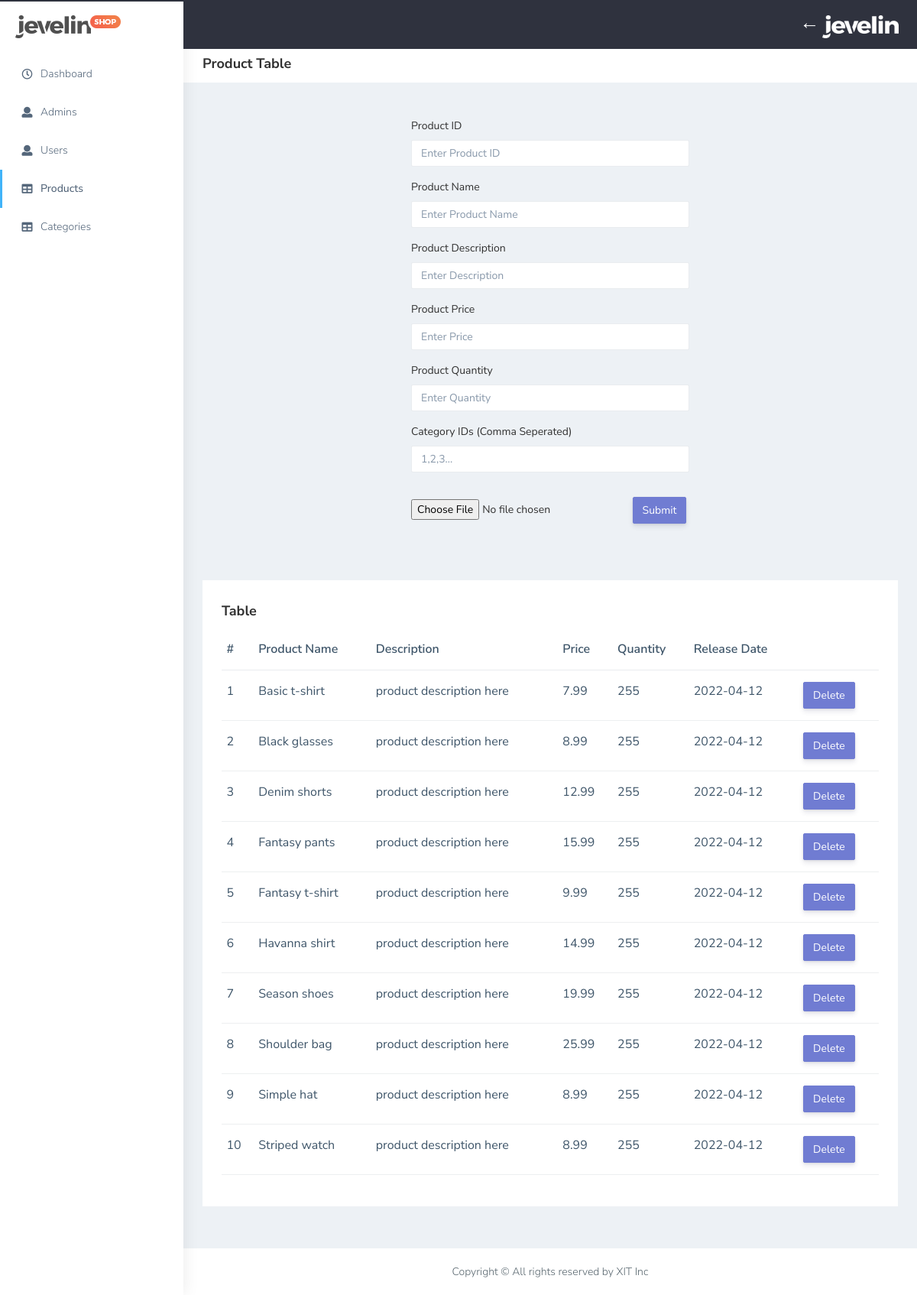
Screenshot of /admin_panel/product.php (signed in) with the database file from the repository.
### tables this page shows
CREATE TABLE products(
    product_id INT PRIMARY KEY AUTO_INCREMENT,
    product_name VARCHAR(255) NOT NULL,
    product_desc VARCHAR(255) NOT NULL,
    product_price FLOAT(2) NOT NULL,
    product_quantity INT NOT NULL,
    release_date DATE NOT NULL,
    product_img VARCHAR(255) NOT NULL
);

### admin_panel/product.php (the view, shortened to what this page needs)
<?php
require('connection.php');
$product_data=$conn->prepare("SELECT * FROM products");
$product_data->execute([]);
$product_result = $product_data->fetchAll(PDO::FETCH_ASSOC);
?>
<!DOCTYPE html>
<html dir="ltr" lang="en">
  <head>
    <link href="css/style.min.css" rel="stylesheet" />
  </head>
  <body>
    <div
      id="main-wrapper"
      data-layout="vertical"
      data-navbarbg="skin5"
      data-sidebartype="full"
      data-sidebar-position="absolute"
      data-header-position="absolute"
      data-boxed-layout="full"
    >
      <?php include('header.php'); ?>
      <?php include('sidebar.php'); ?>
      <div class="page-wrapper">
        <div class="page-breadcrumb bg-white">
          <div class="row align-items-center">
            <div class="col-lg-3 col-md-4 col-sm-4 col-xs-12">
              <h4 class="page-title">Product Table</h4>
            </div>
          </div>
        </div>
        <div class="container-fluid">
 <br>
    <form class="product-form" action="upload.php" method="POST" enctype="multipart/form-data">
    <div class="form-group">
        <label for="product_name">Product ID</label>
        <input type="number" class="form-control" name= "product_id" id="exampleInputEmail1"  placeholder="Enter Product ID" required>
      </div>
      <div class="form-group">
        <label for="product_name">Product Name</label>
        <input type="text" class="form-control" name= "product_name" id="exampleInputEmail1"  placeholder="Enter Product Name" required>
      </div>
      <div class="form-group">
        <label for="product_name">Product Description</label>
        <input type="text" class="form-control" name="product_desc" id="exampleInputPassword1" placeholder="Enter Description" required>
      </div>
      <div class="form-group">
        <label for="product_name">Product Price</label>
        <input type="text" class="form-control" name="product_price" id="exampleInputPassword1" placeholder="Enter Price" required>
      </div>
      <div class="form-group">
        <label for="product_name">Product Quantity</label>
        <input type="text" class="form-control" name="product_quantity" id="exampleInputPassword1" placeholder="Enter Quantity" required>
      </div>
      <div class="form-group">
        <label for="product_name">Category IDs (Comma Seperated)</label>
        <input type="text" class="form-control" name="product_category" id="exampleInputPassword1" placeholder="1,2,3..." required>
      </div>
      <div class="form-group">
        <input type="file" id="image" name="file">
        <input type="submit" name="submit" class="btn btn-primary my-3" value="Submit">
      </div>
    </form>
  <br>
<br>
          <div class="row">
            <div class="col-sm-12">
              <div class="white-box">
                <h3 class="box-title">Table</h3>
                <div class="table-responsive">
                  <table class="table text-nowrap">
                    <thead>
                      <tr>
                        <th class="border-top-0">#</th>
                        <th class="border-top-0">Product Name</th>
                        <th class="border-top-0">Description</th>
                        <th class="border-top-0">Price</th>
                        <th class="border-top-0">Quantity</th>
                        <th class="border-top-0">Release Date</th>
                        <th class="border-top-0"></th>
                      </tr>
                    </thead>
                    <?php
                    foreach ($product_result as $key=>$value) {
                        echo
                        '<tr>
                          <form method="POST">
                              <input type="hidden" value="'.$value["product_id"].'" name="product-id">
                              <td>'.$value["product_id"].'</td>
                              <td>'.$value["product_name"].'</td>
                              <td>'.$value["product_desc"].'</td>
                              <td>'.$value["product_price"].'</td>
                              <td>'.$value["product_quantity"].'</td>
                              <td>'.$value["release_date"].'</td>
                              <td><input type="submit" name="delete-product" value="Delete" class="btn btn-primary"></td>
                          </form>
                        </tr>';
                    }
                    ?>
                  </table>
                </div>
              </div>
            </div>
          </div>
        </div>
        <?php include('footer.php'); ?>
      </div>
    </div>
  </body>
</html>

### admin_panel/product.php (style rules this page uses)
.product-form { width: 40%; margin: auto; }

### rows the page displays
products: product_id "1", product_name "Basic t-shirt", product_desc "product description here", product_price "7.99", product_quantity "255", release_date "2022-04-12"
products: product_id "2", product_name "Black glasses", product_desc "product description here", product_price "8.99", product_quantity "255", release_date "2022-04-12"
products: product_id "3", product_name "Denim shorts", product_desc "product description here", product_price "12.99", product_quantity "255", release_date "2022-04-12"
products: product_id "4", product_name "Fantasy pants", product_desc "product description here", product_price "15.99", product_quantity "255", release_date "2022-04-12"
products: product_id "5", product_name "Fantasy t-shirt", product_desc "product description here", product_price "9.99", product_quantity "255", release_date "2022-04-12"
products: product_id "6", product_name "Havanna shirt", product_desc "product description here", product_price "14.99", product_quantity "255", release_date "2022-04-12"
products: product_id "7", product_name "Season shoes", product_desc "product description here", product_price "19.99", product_quantity "255", release_date "2022-04-12"
products: product_id "8", product_name "Shoulder bag", product_desc "product description here", product_price "25.99", product_quantity "255", release_date "2022-04-12"
products: product_id "9", product_name "Simple hat", product_desc "product description here", product_price "8.99", product_quantity "255", release_date "2022-04-12"
products: product_id "10", product_name "Striped watch", product_desc "product description here", product_price "8.99", product_quantity "255", release_date "2022-04-12"
